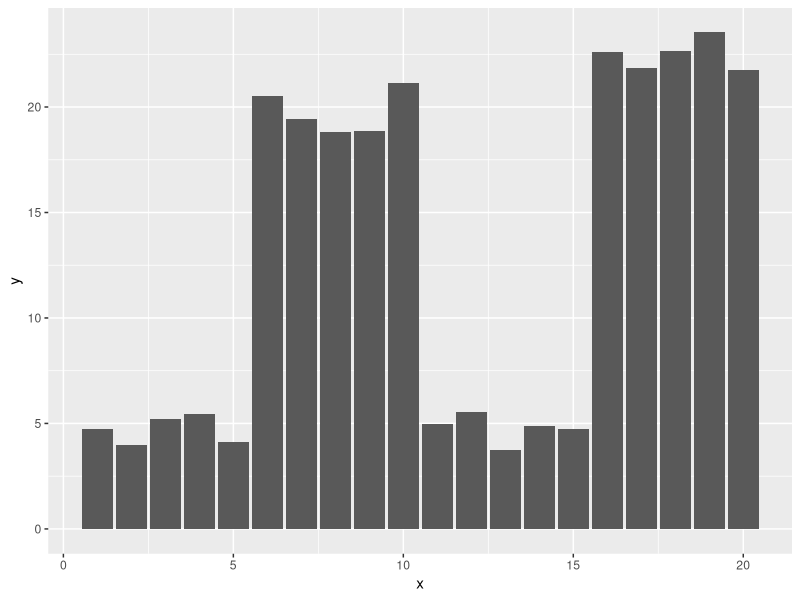
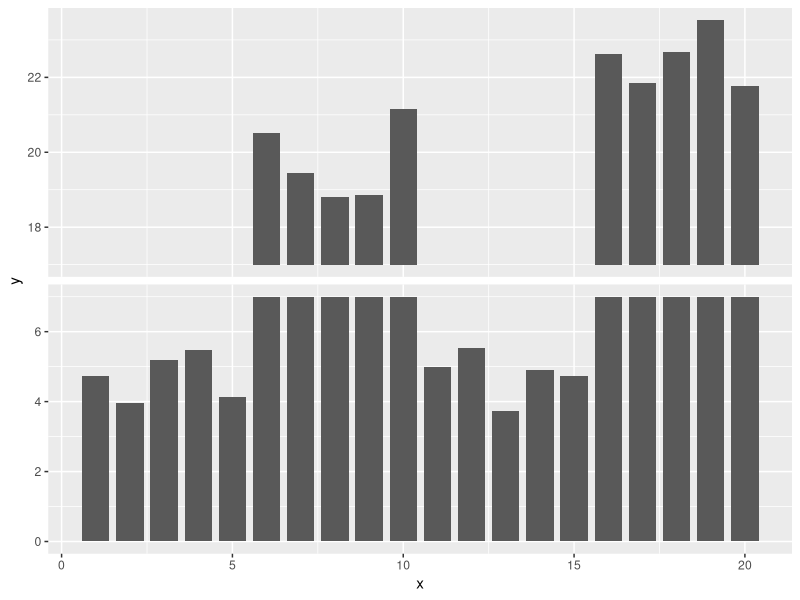

These charts were generated, in order, by the following R code:
## ---- chunk 1
library(tidyverse)
## ---- chunk 2
set.seed(2019-02-18)
df <- data.frame(
    x = 1:20,
    y = c(rnorm(5) + 4, rnorm(5) + 20, rnorm(5) + 5, rnorm(5) + 22)
)

## Generate the raw plots with a continuous y axis
ggplot(df, aes(x, y)) + geom_col()
## ---- chunk 3
## set a break vector
breaks = c(7, 17)

## split the data based on the lower and upper limit of the breaks.
df <-
  df %>%
  mutate(.type = case_when(y < breaks[1] ~ "small",
                           y > breaks[2] ~ "big"))

## modify the values above the upper limit and create a subset that
## fits in the bottom panel of plots.
df_lower <-
  df %>%
  filter(.type == "big") %>%
  mutate(.type = "small",
         y = breaks[1])

## combine the two subsets
df <- bind_rows(df_lower, df)

## customise a function for determing the minimal value used in
## the plot: if y is less than the lower limit of the breaks,
## set the minimu to 0; else utilise the upper limit of the breaks.
my_min = function(y) ifelse(y <= breaks[1], 0, breaks[2])

p <- ggplot(df, aes(x, y)) +
    ## geom_rect replaces the barchart (impossible to insert a gap in y axis).
    geom_rect(aes(xmin = x - .4, xmax = x + .4, ymin = my_min(y), ymax = y)) +
    facet_grid(.type ~ ., scales = "free") +
    theme(strip.text=element_blank())
p
